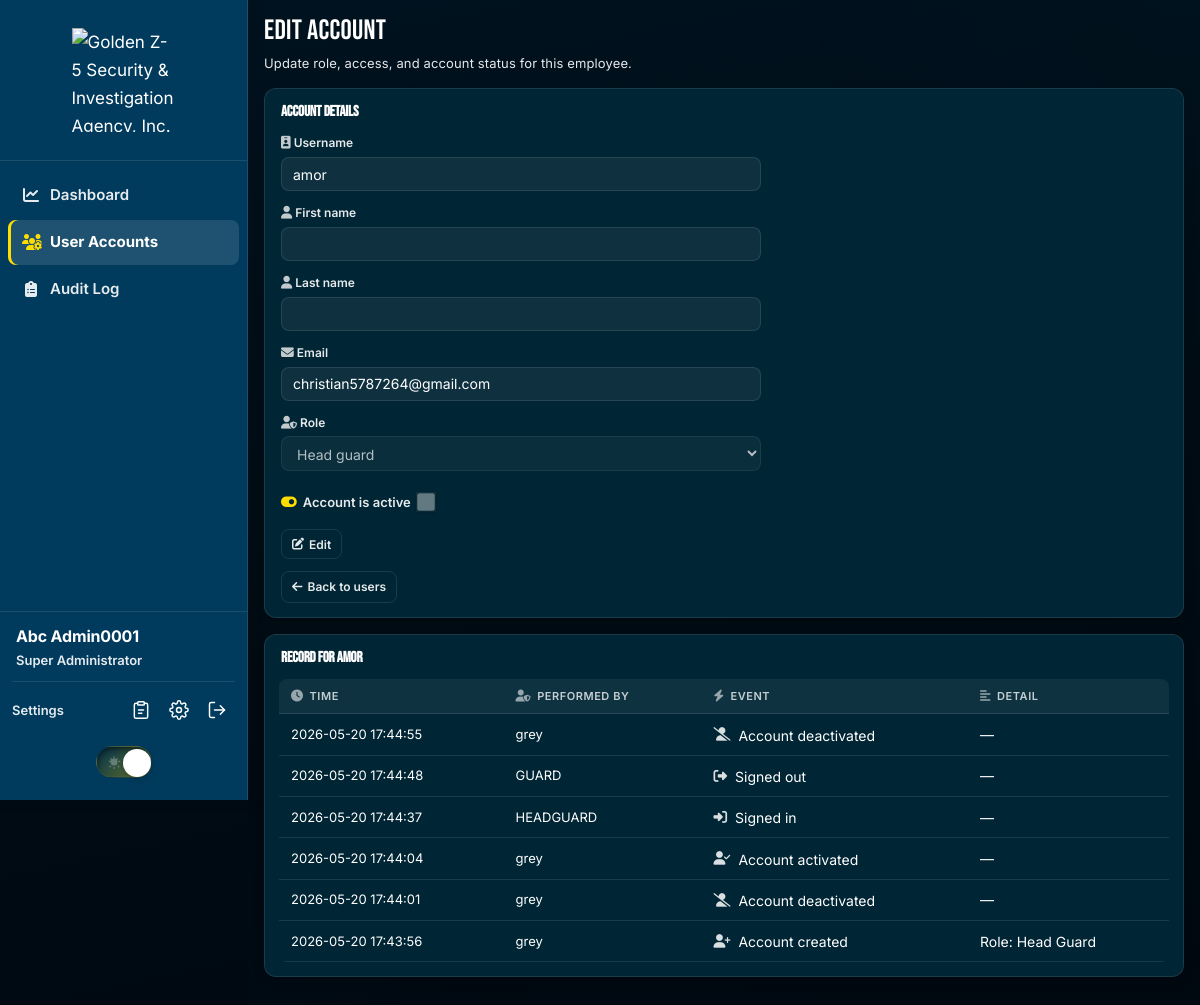
The app's page /superadmin/create-user.php?edit=amor (signed in), older data.
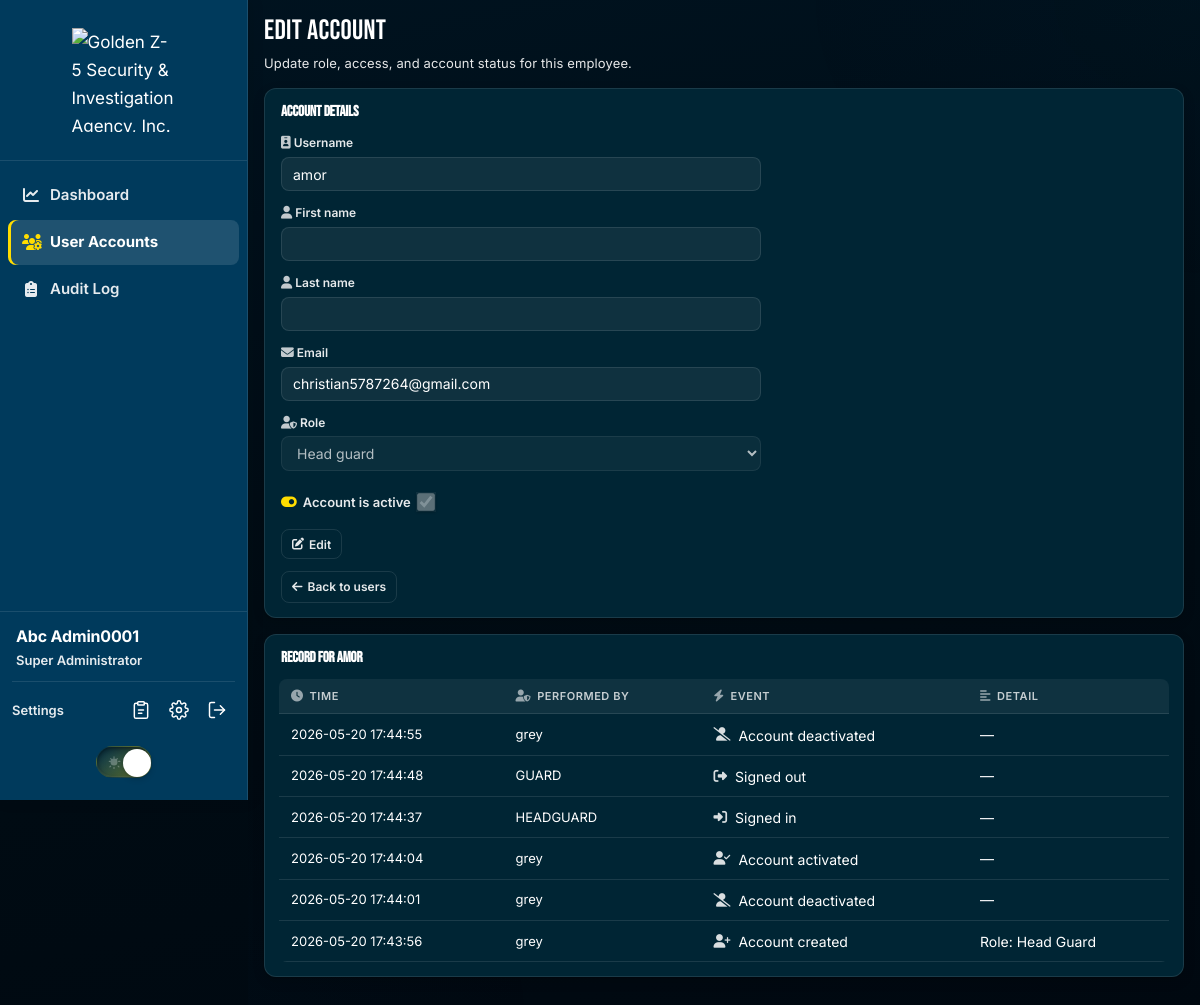
The same page, newer data.
### tables this page shows
CREATE TABLE `users` (
  `Company_ID` varchar(13) NOT NULL,
  `Email` varchar(255) NOT NULL,
  `First_Name` varchar(64) DEFAULT NULL,
  `Last_Name` varchar(64) DEFAULT NULL,
  `password_hash` varchar(255) NOT NULL,
  `role_id` tinyint(3) UNSIGNED DEFAULT NULL,
  `role` tinyint(3) UNSIGNED NOT NULL DEFAULT 0 COMMENT '0=headguard,1=admin,2=superadmin',
  `is_active` tinyint(1) NOT NULL DEFAULT 1,
  `failed_login_attempts` tinyint(3) UNSIGNED NOT NULL DEFAULT 0,
  `locked_until` datetime DEFAULT NULL,
  `last_login_at` datetime DEFAULT NULL,
  `password_changed_at` datetime DEFAULT NULL,
  `created_at` timestamp NOT NULL DEFAULT current_timestamp(),
  `updated_at` timestamp NULL DEFAULT current_timestamp() ON UPDATE current_timestamp()
);

### includes/superadmin_user_form.php (called while the page is built, shortened)
<?php
require_once __DIR__ . '/superadmin_accountability.php';
function superadmin_default_form(string $companyId = ''): array
{
    return [
        'company_id' => $companyId,
        'first_name' => '',
        'last_name' => '',
        'email' => '',
        'role' => (string) AUTH_ROLE_ADMIN,
        'is_active' => '1',
        'password' => '',
    ];
}
    ?>

### includes/db.php (called while the page is built, shortened)
<?php
function db_bind(PDOStatement $stmt, string $types, array $params): void
{
    foreach ($params as $index => $value) {
        $type = $types[$index] ?? 's';
        $paramType = match ($type) {
            'i' => PDO::PARAM_INT,
            'b' => PDO::PARAM_LOB,
            default => PDO::PARAM_STR,
        };
        $stmt->bindValue($index + 1, $value, $paramType);
    }
}
function db_query(PDO $conn, string $sql, string $types = '', array $params = []): PDOStatement|false
{
    try {
        $stmt = $conn->prepare($sql);
        db_bind($stmt, $types, $params);
        $stmt->execute();
        return $stmt;
    } catch (PDOException $e) {
        error_log('db_query failed: ' . $e->getMessage());
        return false;
    }
}
function db_fetch_one(PDO $conn, string $sql, string $types = '', array $params = []): ?array
{
    $stmt = db_query($conn, $sql, $types, $params);
    $row = $stmt->fetch(PDO::FETCH_ASSOC);
    return $row === false ? null : $row;
}
function db_column_exists(PDO $conn, string $table, string $column): bool
{
    return db_fetch_one(
        $conn,
        'SELECT 1 FROM information_schema.COLUMNS
         WHERE TABLE_SCHEMA = DATABASE() AND TABLE_NAME = ? AND COLUMN_NAME = ?
         LIMIT 1',
        'ss',
        [$table, $column]
    ) !== null;
}

### includes/auth.php (called while the page is built, shortened)
<?php
function auth_username_valid(string $username): bool
{
    return (bool) preg_match('/^[A-Za-z0-9]{1,20}$/', $username);
}
function auth_users_has_profile_names(PDO $conn): bool
{
    static $cached = null;
    if ($cached !== null) {
        return $cached;
    }
    $cached = db_column_exists($conn, 'users', 'First_Name')
        && db_column_exists($conn, 'users', 'Last_Name');
    return $cached;
}
function auth_normalize_role(mixed $role): int
{
    $role = (int) $role;
    if ($role === AUTH_ROLE_GUARD || $role === AUTH_ROLE_ADMIN || $role === AUTH_ROLE_SUPERADMIN) {
        return $role;
    }
    return AUTH_ROLE_ADMIN;
}
function auth_users_role_column(PDO $conn): string
{
    static $column = null;
    if ($column !== null) {
        return $column;
    }
    if (db_column_exists($conn, 'users', 'role')) {
        $column = 'role';
    } else {
        $column = db_column_exists($conn, 'users', 'role_id') ? 'role_id' : 'role';
    }
    return $column;
}

### includes/security.php (called while the page is built, shortened)
<?php
function e(?string $value): string
{
    return htmlspecialchars($value ?? '', ENT_QUOTES | ENT_SUBSTITUTE, 'UTF-8');
}

### includes/superadmin_accountability.php (called while the page is built, shortened)
<?php
function recording_supports_audit_detail(PDO $conn): bool
{
    $cached = db_column_exists($conn, 'recording', 'event_detail');
    return $cached;
}
function superadmin_account_audit_trail(PDO $conn, string $companyId, int $limit = 25): array
{
    $limit = max(1, min($limit, 100));
    if (recording_supports_audit_detail($conn)) {
        $result = db_query(
            $conn,
            'SELECT id, Company_ID, actor_company_id, Designation, Event, event_detail, Time_Of_Event
             FROM recording
             WHERE Company_ID = ?
             ORDER BY Time_Of_Event DESC
             LIMIT ?',
            'si',
            [$companyId, $limit]
        );
    }
    $rows = [];
    if ($result) {
        while ($r = $result->fetch(PDO::FETCH_ASSOC)) {
            $rows[] = $r;
        }
    }
    return $rows;
}

### superadmin/create-user.php (the view, shortened to what the changed rows need)
<?php
require_once __DIR__ . '/../config/app.php';
require_once __DIR__ . '/../includes/superadmin_accountability.php';
require_once __DIR__ . '/../includes/superadmin_user_form.php';
$editId = trim((string) ($_GET['edit'] ?? ''));
$isEdit = $editId !== '' && auth_username_valid($editId);
$form = superadmin_default_form($editId);
$accountTrail = [];
$editingSelf = $isEdit && $editId === (string) ($_SESSION['company_id'] ?? '');
if ($isEdit && ($_SERVER['REQUEST_METHOD'] ?? '') !== 'POST') {
    $roleCol = auth_users_role_column($conn);
    $nameCols = auth_users_has_profile_names($conn) ? ', First_Name, Last_Name' : '';
    $row = db_fetch_one(
        $conn,
        "SELECT Company_ID, Email{$nameCols}, {$roleCol} AS role, is_active FROM users WHERE Company_ID = ? LIMIT 1",
        's',
        [$editId]
    );
    $form['first_name'] = (string) ($row['First_Name'] ?? '');
    $form['last_name'] = (string) ($row['Last_Name'] ?? '');
    $form['email'] = (string) ($row['Email'] ?? '');
    $form['role'] = (string) auth_normalize_role($row['role'] ?? AUTH_ROLE_ADMIN);
    $form['is_active'] = (string) ((int) ($row['is_active'] ?? 1));
    $accountTrail = superadmin_account_audit_trail($conn, $editId);
}
?>
<!DOCTYPE html>
<html lang="en">
<head>
</head>
<body class="light-mode superadmin-portal">
<?php require __DIR__ . '/../includes/superadmin_sidebar.php'; ?>
    <main class="app-main">
        <header class="page-header">
            <h1 class="page-title">Edit account</h1>
        </header>
        <section class="card-panel">
            <h2 class="panel-title">Account details</h2>
            <form method="POST" class="form-grid" autocomplete="off"
                  data-sa-edit-account-form
                  data-orig-company="<?= e($form['company_id']) ?>"
                  data-orig-first="<?= e($form['first_name'] ?? '') ?>"
                  data-orig-last="<?= e($form['last_name'] ?? '') ?>"
                  data-orig-email="<?= e($form['email']) ?>"
                  data-orig-role="<?= e($form['role']) ?>"
                  data-orig-active="<?= $form['is_active'] === '1' ? '1' : '0' ?>"
                  data-editing-self="<?= $editingSelf ? '1' : '0' ?>">
                <div class="form-field">
                    <label for="company_id" class="label-with-icon"><i class="fa-solid fa-id-badge" aria-hidden="true"></i> Username</label>
                    <input type="text" id="company_id" name="company_id" required
                           data-sa-edit-field="company"
                           pattern="[A-Za-z0-9]{1,20}"
                           maxlength="20"
                           value="<?= e($form['company_id']) ?>"
                           readonly
                           placeholder="Username"<?= $editingSelf ? ' title="Your username cannot be changed"' : '' ?>>
                </div>
                <div class="form-field">
                    <label for="email" class="label-with-icon"><i class="fa-solid fa-envelope" aria-hidden="true"></i> Email</label>
                    <input type="email" id="email" name="email" required data-sa-edit-field="email"
                           value="<?= e($form['email']) ?>" readonly>
                </div>
                <div class="form-field">
                    <label for="role" class="label-with-icon"><i class="fa-solid fa-user-shield" aria-hidden="true"></i> Role</label>
                    <select id="role" required data-sa-edit-field="role" disabled<?= $editingSelf ? ' data-sa-role-locked="1"' : '' ?>>
                        <option value="0"<?= $form['role'] === '0' ? ' selected' : '' ?>>Head guard</option>
                    </select>
                </div>
                <div class="form-field form-field--checkbox">
                    <label class="checkbox-row" for="is_active">
                        <span class="checkbox-row__label">
                            <i class="fa-solid fa-toggle-on" aria-hidden="true"></i>
                            Account is active
                        </span>
                        <input type="checkbox" id="is_active" value="1" data-sa-edit-field="active"
                            <?= $form['is_active'] === '1' ? ' checked' : '' ?>
                            disabled>
                    </label>
                </div>
            </form>
        </section>
        <?php if ($isEdit && $accountTrail !== []): ?>
        <section class="card-panel">
            <h2 class="panel-title">Record for <?= e($editId) ?></h2>
            <div class="data-table-wrap">
                <table class="data-table">
                    <thead>
                        <tr>
                            <th><i class="fa-solid fa-clock th-icon" aria-hidden="true"></i>Time</th>
                            <th><i class="fa-solid fa-user-shield th-icon" aria-hidden="true"></i>Performed by</th>
                            <th><i class="fa-solid fa-bolt th-icon" aria-hidden="true"></i>Event</th>
                            <th><i class="fa-solid fa-align-left th-icon" aria-hidden="true"></i>Detail</th>
                        </tr>
                    </thead>
                </table>
            </div>
        </section>
        <?php endif; ?>
    </main>
</div>
</body>
</html>

Row changes from the older to the newer data that the page shows:
changed users "amor": is_active "☐" → "☑"
